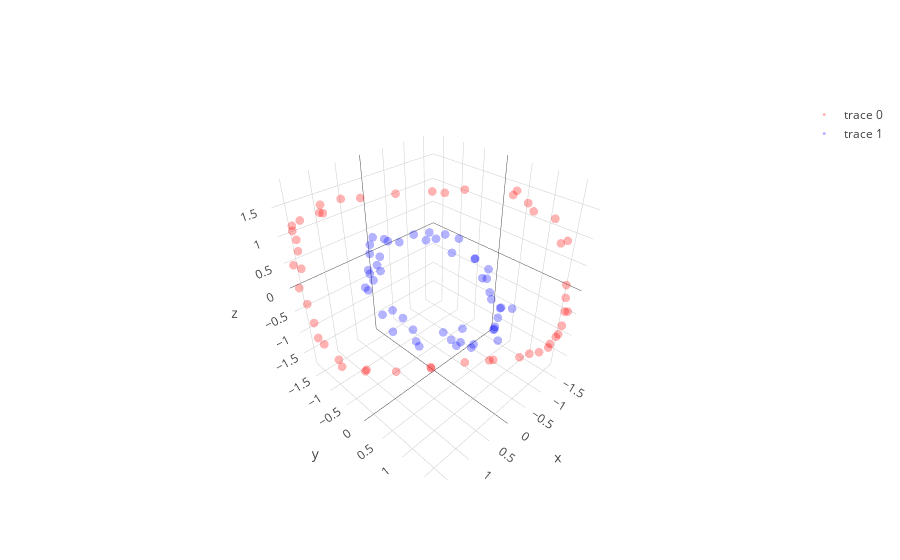

The cell this chart's notebook holds for it:
### Code cell
learning_rate = 0.00008; beta1=0.999; beta2=0.999; adam_e = 1e-8 

l1 = PCA_layer(2,3)
l1b= batch_norm()
l2 = PCA_layer(3,3)
l2b= batch_norm()
l3 = PCA_layer(3,2)

mini_batch_size    = 10
training_iteration = 500

copyX = np.copy(X)
for iter in range(training_iteration):

    copyX = shuffle(copyX)
    for current_batch_index in range(0,len(X),mini_batch_size):
        current_batch = copyX[current_batch_index:current_batch_index+mini_batch_size]
        layer1,layer1_var = l1.feed_non(current_batch,1)
        layer1bn = l1b.feed(layer1)
        layer2,layer2_var = l2.feed_non(layer1bn,1)
        layer2bn = l2b.feed(layer2)
        layer3,layer3_var = l3.feed_linear(layer2bn)

        sys.stdout.write("Iter: " + str(iter) + " " + str(layer1_var.mean() + layer2_var.mean() + layer3_var.mean()) + '\r')
        sys.stdout.flush()
        
        grad3 = l3.back_linear()
        grad2bn = l2b.back(grad3)
        grad2 = l2.back_non(grad2bn,cancel=0,sign_value=-1)
        grad1bn = l1b.back(grad2)
        grad1 = l1.back_non(grad1bn,cancel=0,sign_value=1)
   
layer1,layer1_var = l1.feed_non(X,0)
layer1bn = l1b.feed(layer1)
layer2,layer2_var = l2.feed_non(layer1bn,0)
layer2bn = l2b.feed(layer2)
layer3,layer3_var = l3.feed_linear(layer2bn)

trace1 = go.Scatter3d(
    x=layer2bn[y==0,0],
    y=layer2bn[y==0,1],
    z=layer2bn[y==0,2],
    mode='markers',
    line=dict(color='red',width=0.5),
    marker=dict(size=3,opacity=0.3)
)
trace2 = go.Scatter3d(
    x=layer2bn[y==1,0],
    y=layer2bn[y==1,1],
    z=layer2bn[y==1,2],
    mode='markers',
    line=dict(color='blue',width=0.5),
    marker=dict(size=3,opacity=0.3)
)
data = [trace1,trace2]
fig  = go.Figure(data=data)
iplot(fig)

plt.figure(figsize=(8,6))
plt.scatter(layer3[y==0, 0], layer3[y==0, 1], color='red', alpha=0.5)
plt.scatter(layer3[y==1, 0], layer3[y==1, 1], color='blue', alpha=0.5)
plt.show()

### Figure 1 — Plotly figure (JSON) as saved in the notebook; plotly's stock layout.template omitted (floating-point values rounded to 4 significant figures)
{"data": [{"line": {"color": "red", "width": 0.5}, "marker": {"opacity": 0.3, "size": 3}, "mode": "markers", "type": "scatter3d", "uid": "64a11607-f9e6-4b0a-9633-eb0519d90031", "x": [-1.317, 1.232, 1.146, -1.55, -1.576, -1.567, -0.425, -0.8078, 1.518, -1.099, -0.8576, -1.304, 0.6986, 0.1466, -1.583, -0.4974, -1.116, -1.612, 1.581, -1.575, 1.575, 1.067, 1.46, -1.522, -0.2473, 1.471, -1.648, -1.546, 0.4634, 1.263, 1.516, -1.282, 1.136, 1.612, 1.424, 1.184, -1.555, 0.8342, -1.559, 1.523, 1.603, -1.561, 1.565, -1.464, 1.611, 0.07344, -1.391, 1.571, -0.007369, 1.568], "y": [0.7924, -1.245, -0.6057, 1.625, 1.645, 1.174, 0.2273, 0.6926, -1.614, 0.7059, 0.7468, 1.246, -0.3081, 0.0588, 1.339, 0.339, 0.6309, 1.682, -1.418, 1.611, -1.547, -0.8652, -0.9809, 1.515, -0.02017, -1.448, 1.418, 1.483, -0.3366, -1.134, -1.623, 1.06, -0.6661, -1.678, -0.9706, -1.228, 1.587, -0.7046, 1.653, -1.584, -1.326, 1.586, -1.219, 1.356, -1.649, -0.02613, 0.8687, -1.539, -0.04868, -1.567], "z": [1.429, 1.436, -1.515, -0.1287, -0.7476, 1.201, 1.755, -1.724, 0.7234, 1.678, -1.71, -1.512, -1.669, -1.71, 0.8092, -1.807, 1.579, -0.426, -0.6311, -0.9699, -0.2852, 1.73, -1.305, -1.232, 1.681, 1.318, 0.8618, -1.357, 1.788, 1.612, 0.3808, -1.714, -1.602, 0.4677, -1.498, 1.417, -1.034, 1.722, -0.4132, 0.9475, -0.9098, 0.1149, -1.016, -1.506, 0.02125, -1.791, 1.286, 1.23, 1.767, 1.129]}, {"line": {"color": "blue", "width": 0.5}, "marker": {"opacity": 0.3, "size": 3}, "mode": "markers", "type": "scatter3d", "uid": "24968f8f-08c2-4e37-8516-a43ce61c6179", "x": [-0.5354, -0.2838, -0.6345, -0.7076, 0.2345, -0.6312, -0.5723, 0.4205, 0.396, -0.6182, 0.4779, 0.2598, -0.4343, 0.556, -0.3588, 0.6364, 0.7623, -0.05752, -0.5013, -0.02113, -0.6759, 0.2156, 0.7793, 0.5806, 0.7861, 0.4785, -0.4097, 0.6294, 0.1819, 0.6317, 0.7771, 0.1402, -0.6029, -0.535, 0.6261, -0.09455, 0.07501, -0.4635, 0.06417, -0.4503, -0.7699, -0.6996, -0.4202, 0.5964, 0.5179, 0.4829, -0.6673, 0.5876, -0.7665, -0.153], "y": [-0.2744, -0.4861, 0.9593, 0.2769, 0.4451, 0.5177, 0.7897, -1.051, -0.9257, 0.9508, -0.8311, -0.9453, 1.006, 0.04462, -0.4776, -0.3722, -0.8449, 0.8344, -0.07402, 0.65, 0.5788, -0.9043, -0.4743, -0.1729, -0.2118, -1.067, -0.3702, -0.8501, 0.5837, -0.9384, -0.9001, 0.6695, 0.7181, 0.9845, -0.9782, 0.85, 0.7015, 1.081, -0.7821, 1.0, 1.09, 0.2722, 1.001, 0.1593, -1.044, -0.91, -0.07261, 0.2236, 0.5321, -0.653], "z": [0.7579, 0.6623, -0.2018, 0.4405, -0.536, 0.1887, -0.08421, 0.7719, 0.4358, -0.2089, 0.2227, 0.7173, -0.5247, -0.522, 0.7868, -0.2936, -0.04818, -0.8163, 0.4911, -0.4812, 0.1863, 0.6728, -0.3661, -0.38, -0.5836, 0.6452, 0.6861, 0.09177, -0.6494, 0.1858, -0.01002, -0.752, 0.007708, -0.3493, 0.2423, -0.7579, -0.696, -0.7557, 0.6426, -0.4887, -0.2255, 0.4352, -0.5369, -0.69, 0.4937, 0.3113, 0.7062, -0.7644, 0.3125, 0.7573]}], "layout": {}}
